Frame 1 (no input): blank canvas, image omitted
Frame 60 (no input): blank canvas, image omitted
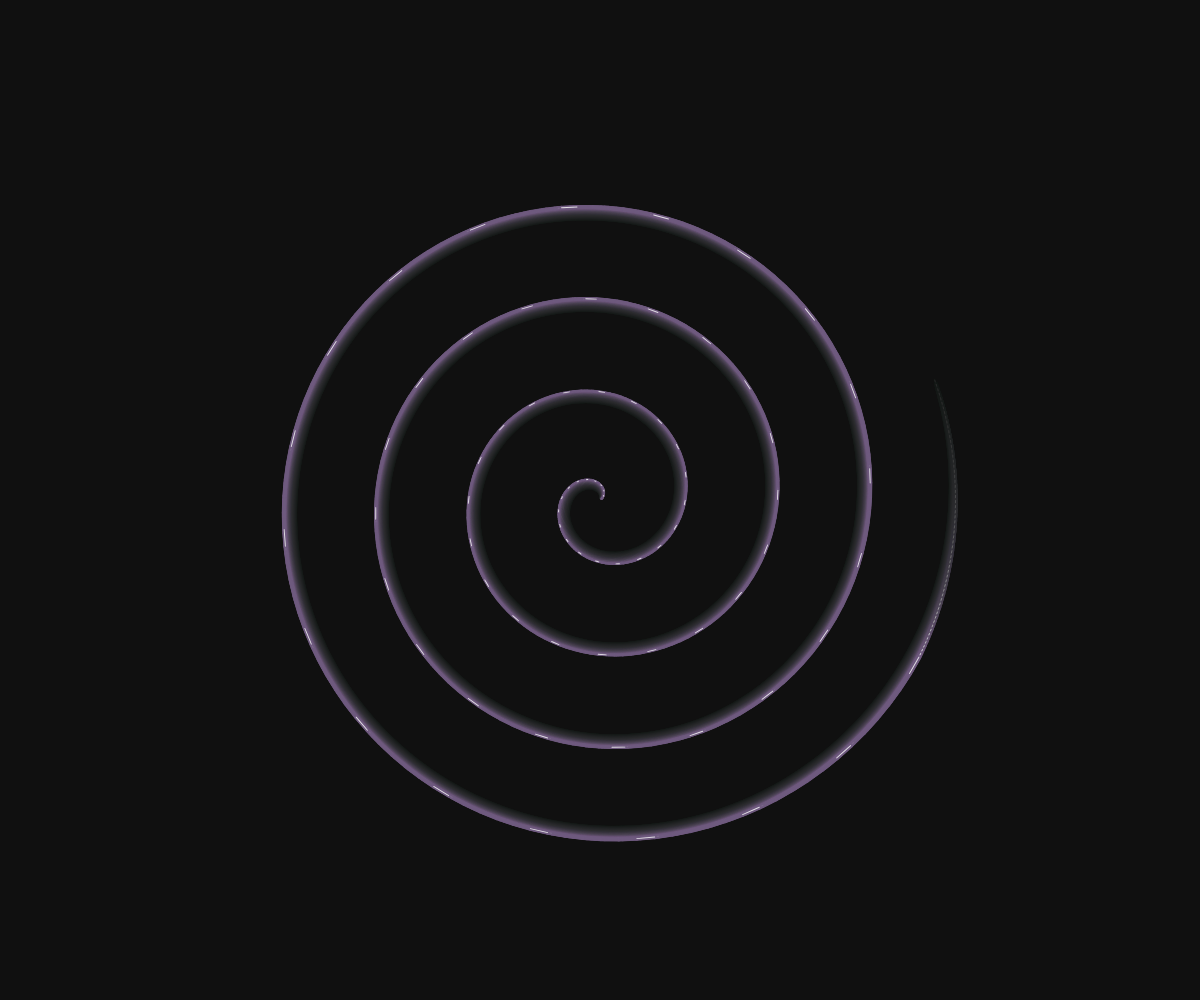
Frame 120 (the mouse pressed at the canvas centre since frame 60)

The p5.js sketch whose frames 1 and 60 were blank and that drew this single picture after the mouse press (run headless with seeded random() and noise() and a simulated clock; from frame 60 on, the mouse is pressed at the canvas centre):

// p5.js sketch
// ── sketch.js

// sketch.js - click to add spiraling lines toward the center

let spirals = [];

function setup() {
  createCanvas(windowWidth, windowHeight);
  colorMode(RGB, 255);
  background(18);
  strokeCap(ROUND);
}

function draw() {
  // We don't clear the background so spirals remain. Use small translucent overlay for subtle fade if desired.
  
  //FOR FADE
  background(18, 8);

  for (let s of spirals) s.draw();
}

function mousePressed() {
  // Add a spiral centered at the mouse click
  spirals.push(new Spiral(mouseX, mouseY));
}

function keyPressed() {
  if (key === 'c' || key === 'C') {
    spirals = [];
    background(18);
  }
}

function windowResized() {
  resizeCanvas(windowWidth, windowHeight);
}

class Spiral {
  constructor(cx, cy) {
    this.cx = cx;
    this.cy = cy;

    // parameters for the spiral
    this.maxRadius = random(120, min(width, height) * 0.45);
    this.turns = random(3, 7); // number of full turns toward the center
    this.segmentsPerTurn = int(random(60, 140));
    this.total = int(this.turns * this.segmentsPerTurn);

  // two colors to interpolate between while spinning
  this.colorA = color(random(60, 255), random(40, 200), random(80, 255), 200);
  this.colorB = color(random(60, 255), random(40, 200), random(80, 255), 200);

    // stroke weight varies along the spiral
    this.startWeight = random(1.2, 6);
    this.endWeight = random(0.2, 2);

  // jitter for organic look
  this.jitter = random(0.2, 2.4);

  // spinning / oscillation parameters
  this.spinMax = random(PI * 0.2, PI * 1.2); // max rotation amplitude (radians)
  this.spinFreq = random(0.008, 0.03); // speed of oscillation
  this.spinPhase = random(TWO_PI);

    // Build points along a logarithmic/polar-like spiral toward the center
    // store as offsets relative to center so we can rotate easily
    this.points = [];
    for (let i = 0; i <= this.total; i++) {
      let t = i / this.total; // 0..1
      // angle grows with t
      let angle = t * TWO_PI * this.turns;
      // radius decreases from maxRadius -> 0 (or small)
      // Use a curve for nicer spacing (ease-out)
      let r = lerp(this.maxRadius, 2, pow(t, 1.0));

      // add a little noise-based jitter so lines are not perfectly uniform
      let j = (noise(cx * 0.0005 + i * 0.01, cy * 0.0005 + i * 0.01) - 0.5) * this.jitter * (1 - t);
      let rx = (r + j) * cos(angle);
      let ry = (r + j) * sin(angle);

      // width for this segment
      let w = lerp(this.startWeight, this.endWeight, t) * (1 + noise(i * 0.02) * 0.7);

      this.points.push({ rx, ry, w, t });
    }

    // optional: rotate color hue across the spiral
    this.hueShift = random(-40, 40);
  }

  draw() {
    // compute oscillation factor for spin and color (0..1)
    let osc = (sin((frameCount * this.spinFreq) + this.spinPhase) + 1) * 0.5;
    let rot = lerp(-this.spinMax, this.spinMax, osc); // rotate between -max..max

    // current color interpolated between colorA and colorB
    let curColor = lerpColor(this.colorA, this.colorB, osc);

    push();
    translate(this.cx, this.cy);
    rotate(rot);
    noFill();

    // draw a few layered strokes for richness
    for (let layer = 0; layer < 2; layer++) {
      let alphaMult = layer === 0 ? 1 : 0.55;
      let alpha = alphaMult * 200;
      stroke(red(curColor), green(curColor), blue(curColor), alpha);

      for (let i = 1; i < this.points.length; i++) {
        let p0 = this.points[i - 1];
        let p1 = this.points[i];
        strokeWeight((p0.w + p1.w) * 0.5 * (layer === 0 ? 1 : 0.6));
        line(p0.rx, p0.ry, p1.rx, p1.ry);
      }
    }

    // thin highlight that also shifts color slightly (lighter)
    stroke(255, 200);
    strokeWeight(0.9);
    for (let i = 1; i < this.points.length; i += 6) {
      let p0 = this.points[i - 1];
      let p1 = this.points[i];
      line(p0.rx, p0.ry, p1.rx, p1.ry);
    }

    pop();
  }
}
